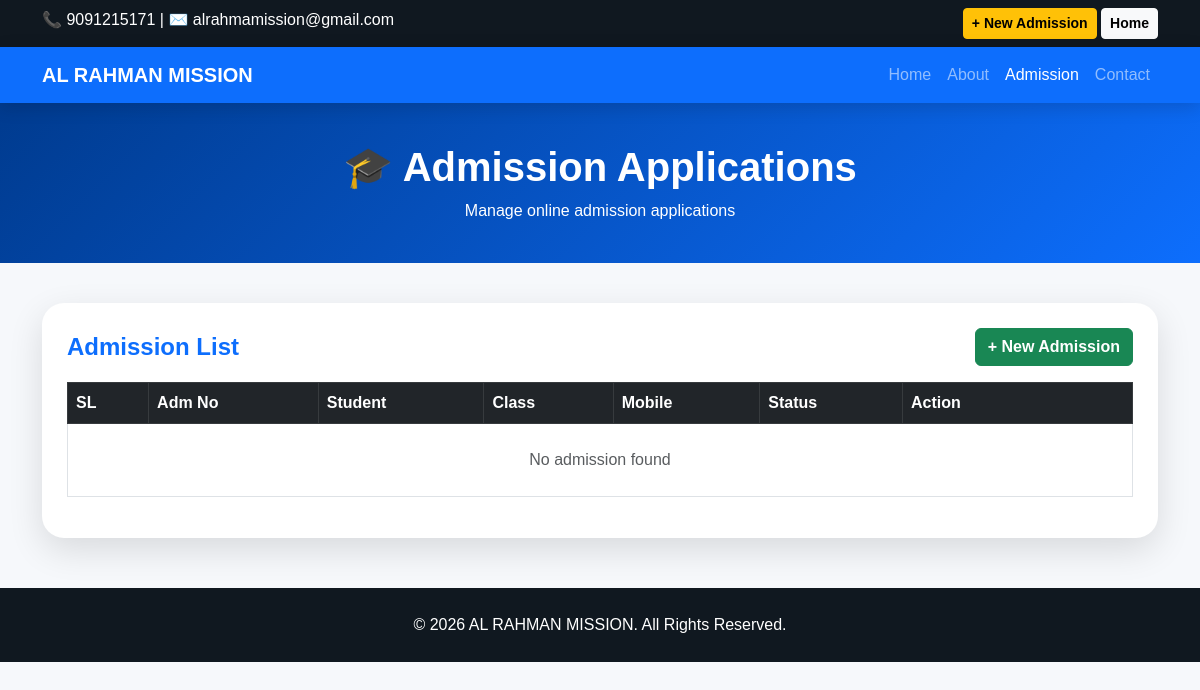
/site/admission-list/, run on an earlier commit of the app's database.
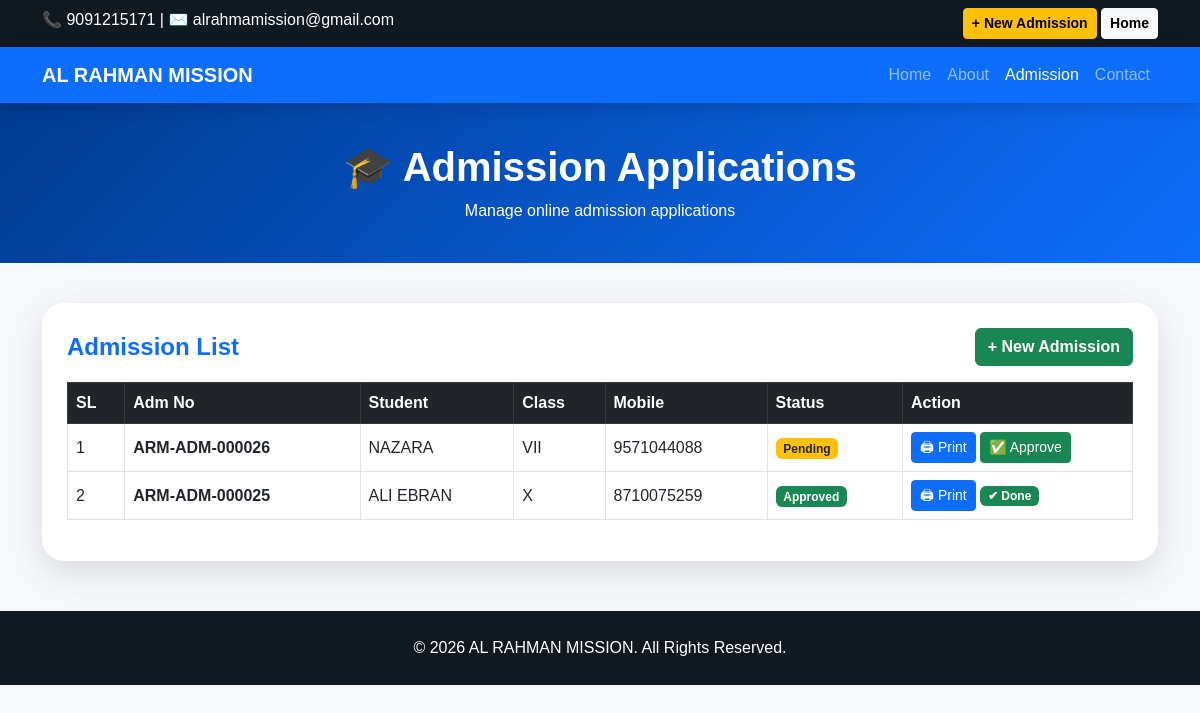
And on a later commit of the database.
### website/models.py (models this page shows, shortened)
class Admission(models.Model):
    STATUS_CHOICES = [
        ('Pending', 'Pending'),
        ('Approved', 'Approved'),
        ('Rejected', 'Rejected'),
    ]
    GENDER_CHOICES = [
        ('Male', 'Male'),
        ('Female', 'Female'),
        ('Other', 'Other'),
    ]
    admission_no = models.CharField(max_length=100, blank=True, null=True, unique=True)
    student_name = models.CharField(max_length=200)
    father_name = models.CharField(max_length=200)
    mother_name = models.CharField(max_length=200, blank=True, null=True)
    date_of_birth = models.DateField(blank=True, null=True)
    gender = models.CharField(max_length=20, choices=GENDER_CHOICES, blank=True, null=True)
    student_class = models.CharField(max_length=50)
    aadhaar_no = models.CharField(max_length=20, blank=True, null=True)
    mobile = models.CharField(max_length=15)
    guardian_mobile = models.CharField(max_length=15, blank=True, null=True)
    address = models.TextField()
    previous_school = models.CharField(max_length=250, blank=True, null=True)
    transport_required = models.BooleanField(default=False)
    hostel_required = models.BooleanField(default=False)
    student_photo = models.ImageField(upload_to='admission_photos/', blank=True, null=True)
    student_id = models.CharField(max_length=100, blank=True, null=True)
    registration_no = models.CharField(max_length=100, blank=True, null=True)
    status = models.CharField(max_length=20, choices=STATUS_CHOICES, default='Pending')
    created_at = models.DateTimeField(auto_now_add=True)

### website/views.py (the view)
# urls.py: path('admission-list/', views.admission_list, name='admission_list'),
def admission_list(request):
    admissions = Admission.objects.all().order_by('-created_at')
    return render(request, 'website/admission_list.html', {
        'admissions': admissions
    })

### templates/website/admission_list.html (shortened to what this page needs)
<!DOCTYPE html>
<html>
<head>
    <link href="https://cdn.jsdelivr.net/npm/bootstrap@5.3.0/dist/css/bootstrap.min.css" rel="stylesheet">
</head>
<body>
<div class="top-bar py-2">
    <div class="container d-flex justify-content-between flex-wrap">
        <div>📞 9091215171 | ✉️ alrahmamission@gmail.com</div>
        <div>
            <a href="/site/admission/" class="btn btn-warning btn-sm fw-bold">+ New Admission</a>
            <a href="/site/" class="btn btn-light btn-sm fw-bold">Home</a>
        </div>
    </div>
</div>
<nav class="navbar navbar-expand-lg navbar-dark bg-primary sticky-top">
    <div class="container">
        <a class="navbar-brand fw-bold" href="/site/">AL RAHMAN MISSION</a>
        <div class="collapse navbar-collapse" id="mainNavbar">
            <ul class="navbar-nav ms-auto">
                <li class="nav-item"><a class="nav-link" href="/site/">Home</a></li>
                <li class="nav-item"><a class="nav-link" href="/site/about/">About</a></li>
                <li class="nav-item"><a class="nav-link active" href="/site/admission/">Admission</a></li>
                <li class="nav-item"><a class="nav-link" href="/site/contact/">Contact</a></li>
            </ul>
        </div>
    </div>
</nav>
<div class="hero">
    <h1 class="fw-bold">🎓 Admission Applications</h1>
    <p class="mb-0">Manage online admission applications</p>
</div>
<div class="container">
    <div class="table-box">
        <div class="d-flex justify-content-between align-items-center mb-3 flex-wrap gap-2">
            <h4 class="fw-bold text-primary mb-0">Admission List</h4>
            <a href="/site/admission/" class="btn btn-success fw-bold">+ New Admission</a>
        </div>
        <div class="table-responsive">
            <table class="table table-bordered table-hover align-middle">
                <thead class="table-dark">
                    <tr>
                        <th>SL</th>
                        <th>Adm No</th>
                        <th>Student</th>
                        <th>Class</th>
                        <th>Mobile</th>
                        <th>Status</th>
                        <th width="230">Action</th>
                    </tr>
                </thead>
                <tbody>
                    {% for a in admissions %}
                    <tr>
                        <td>{{ forloop.counter }}</td>
                        <td><strong>{{ a.admission_no }}</strong></td>
                        <td>{{ a.student_name }}</td>
                        <td>{{ a.student_class }}</td>
                        <td>{{ a.mobile }}</td>
                        <td>
                            {% if a.status == "Approved" %}
                                <span class="badge bg-success">Approved</span>
                            {% elif a.status == "Rejected" %}
                                <span class="badge bg-danger">Rejected</span>
                            {% else %}
                                <span class="badge bg-warning text-dark">Pending</span>
                            {% endif %}
                        </td>
                        <td>
                            <a href="{% url 'admission_print' a.id %}" class="btn btn-sm btn-primary" target="_blank">
                                🖨 Print
                            </a>
                            {% if a.status == "Pending" %}
                            <a href="{% url 'admission_approve' a.id %}"
                               onclick="return confirm('Approve this admission and create student?')"
                               class="btn btn-sm btn-success">
                               ✅ Approve
                            </a>
                            {% else %}
                                <span class="badge bg-success">✔ Done</span>
                            {% endif %}
                        </td>
                    </tr>
                    {% empty %}
                    <tr>
                        <td colspan="7" class="text-center text-muted py-4">
                            No admission found
                        </td>
                    </tr>
                    {% endfor %}
                </tbody>
            </table>
        </div>
    </div>
</div>
<footer class="footer">
    © 2026 AL RAHMAN MISSION. All Rights Reserved.
</footer>
</body>
</html>

### templates/website/admission_list.html (style rules this page uses)
body { background:#f6f8fb; font-family:Arial, sans-serif; }
.top-bar { background:#101820; color:white; }
.navbar { box-shadow:0 4px 18px rgba(0,0,0,.15); }
.hero { background:linear-gradient(135deg,#003b8f,#0d6efd); color:white; padding:40px 20px; text-align:center; }
.table-box { margin:40px auto; max-width:1250px; background:white; padding:25px; border-radius:22px; box-shadow:0 12px 35px rgba(0,0,0,.12); }
.table th { white-space:nowrap; }
.footer { background:#101820; color:white; padding:25px; margin-top:50px; text-align:center; }

What changed in the data, as far as the page shows it:
added Admission: admission_no "ARM-ADM-000026", student_name "NAZARA", student_class "VII", mobile "9571044088", status "Pending"
added Admission: admission_no "ARM-ADM-000025", student_name "ALI EBRAN", student_class "X", mobile "8710075259", status "Approved"
Also different on the page:
text no longer shown: "No admission found"
